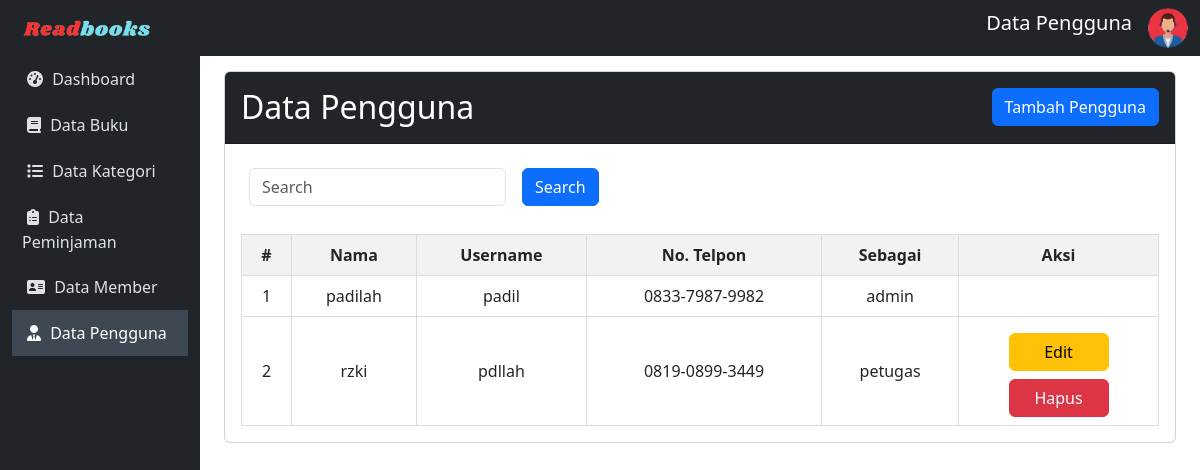
Screenshot of /admin/akun/pengguna.php with the database file from the repository.
### tables this page shows
CREATE TABLE `user` (
  `id` int(10) NOT NULL,
  `nama` varchar(50) NOT NULL,
  `username` varchar(50) NOT NULL,
  `password` varchar(50) NOT NULL,
  `no_telp` varchar(50) NOT NULL,
  `sebagai` varchar(50) NOT NULL
);

### config/config.php (called while the page is built, shortened)
<?php
$host = "127.0.0.1";
$username = "root";
$password = "";
$database_name = "ukk_padil";
$connection = mysqli_connect($host, $username, $password, $database_name);
function queryReadData($dataKategori)
{
  global $connection;
  $result = mysqli_query($connection, $dataKategori);
  $items = [];
  while ($item = mysqli_fetch_assoc($result)) {
    $items[] = $item;
  }
  return $items;
}
?>

### admin/akun/pengguna.php (the view, shortened to what this page needs)
<?php
include "../../config/config.php";
$datapengguna = queryReadData("SELECT * FROM user order by sebagai, nama ASC");
?>
<!DOCTYPE html>
<html lang="en">
<head>
    <link href="https://cdn.jsdelivr.net/npm/bootstrap@5.3.2/dist/css/bootstrap.min.css" rel="stylesheet">
</head>
<body>
    <nav class="navbar navbar-expand-lg navbar-dark sticky-top">
        <div class="container-fluid">
            <a class="navbar-brand" href="index.php"><img src="../../assets/readbook.png" width="150px"></a>
            <div class="collapse navbar-collapse" id="mynavbar">
                <ul class="navbar-nav ms-auto">
                    <li class="nav-item">
                        <span class="navbar-brand text-center">Data Pengguna</span>
                    </li>
                    <li class="nav-item">
                        <i id="profile-icon" class="bi bi-person-circle text-light" data-bs-toggle="dropdown">
                            <img src="../../assets/adminLogo.png" alt="Avatar Logo" style="width:40px;" class="rounded-pill"></i>
                    </li>
                </ul>
            </div>
        </div>
    </nav>
    <div class="container-fluid">
        <div class="row">
            <nav id="sidebar" class="col-md-3 col-lg-2 d-md-block position-fixed vh-100">
                <div class="position-sticky">
                    <ul class="nav flex-column">
                        <li class="nav-item">
                            <a class="nav-link" href="../index.php">
                               <i class="fa fa-dashboard" style="margin: 5px;"></i>
                                Dashboard
                            </a>
                        </li>
                        <li class="nav-item">
                            <a class="nav-link" href="../buku/data-buku.php">
                            <i class="fa fa-book" style="margin: 5px;"></i>
                                Data Buku
                            </a>
                        </li>
                        <li class="nav-item">
                            <a class="nav-link" href="../kategori/data-kategori.php">
                            <i class="fa fa-list" style="margin: 5px;"></i>
                                Data Kategori
                            </a>
                        </li>
                        <li class="nav-item">
                            <a class="nav-link" href="../peminjaman/data-peminjaman.php">
                            <i class="fas fa-clipboard-list" style="margin: 5px;"></i>
                                Data Peminjaman
                            </a>
                        </li>
                        <li class="nav-item">
                            <a class="nav-link" href="../member/data-member.php">
                            <i class="fa fa-address-card" style="margin: 5px;"></i>
                                Data Member
                            </a>
                        </li>
                        <li class="nav-item">
                            <a class="nav-link active" href="pengguna.php">
                            <i class="fas fa-user-tie" style="margin: 5px;"></i>
                                Data Pengguna
                            </a>
                        </li>
                    </ul>
                </div>
            </nav>
            <main id="content" class="col-md-9 ms-sm-auto col-lg-10 px-md-4">
                <div class="card">
                <div class="card-header bg-dark text-white">
                        <h2 class="mt-2">Data Pengguna
                            <button type="button" class="btn btn-primary" data-bs-toggle="modal" data-bs-target="#myModal" style="float: right;">
                                Tambah Pengguna
                            </button>
                        </h2>
                    </div>
                    <div class="card-body scrollable-card">
                        <form class="d-flex" action="" method="post">
                            <div style="display: flex;">
                                <input class="form-control m-2" type="text" name="keyword" id="keyword" placeholder="Search">
                                <button class="btn btn-primary m-2" type="submit" name="search">Search</button>
                            </div>
                        </form>
                        <table>
                            <thead>
                                <tr>
                                    <th style="width:50px;">#</th>
                                    <th>Nama</th>
                                    <th>Username</th>
                                    <th>No. Telpon</th>
                                    <th>Sebagai</th>
                                    <th style="width:200px;">Aksi</th>
                                </tr>
                            </thead>
                            <tbody>
                                <?php
                                $no = 1;
                                foreach ($datapengguna as $item) :
                                ?>
                                    <tr>
                                        <td style="width:50px;"><?= $no++; ?></td>
                                        <td><?= $item['nama']; ?></td>
                                        <td><?= $item['username']; ?></td>
                                        <td><?= $item['no_telp']; ?></td>
                                        <td><?= $item['sebagai']; ?></td>
                                        <td style="width:200px;">
                                            <?php
                                            if ($item['id'] !== '1') {
                                            ?>
                                                <a href="editAkun.php?id=<?= $item['id']; ?>" class="btn btn-warning mt-2" style="width:100px;">Edit</a>
                                                <a href="deleteAkun.php?id=<?= $item['id']; ?>" class="btn btn-danger mt-2" style="width:100px;" onclick="return confirm('Apakah Pengguna dengan Nama <?= $item['nama']; ?> ingin anda hapus?');">Hapus</a>
                                            <?php
                                            }
                                            ?>
                                        </td>
                                    </tr>
                                <?php endforeach; ?>
                            </tbody>
                        </table>
                    </div>
                </div>
            </main>
        </div>
    </div>
</body>
</html>

### admin/akun/pengguna.php (style rules this page uses)
body { font-family: 'Segoe UI', Tahoma, Geneva, Verdana, sans-serif; }
#sidebar { background-color: #212529; color: #fff; }
#content { transition: margin-left 0.5s; padding: 15px; }
.navbar { background-color: #212529; }
.navbar-brand { color: #fff; }
.nav-link { padding: 10px; text-decoration: none; color: #dee2e6; transition: background-color 0.3s, color 0.3s; }
.nav-link.active { background-color: #3d4852; color: #fff; }
table { width: 100%; border-collapse: collapse; margin-top: 20px; }
th, td { border: 1px solid #ddd; padding: 8px; text-align: center; }
th { background-color: #f2f2f2; }
.scrollable-card { max-height: 460px; overflow-y: auto; }

### rows the page displays
user: nama "padilah", username "padil", no_telp "0833-7987-9982", sebagai "admin"
user: nama "rzki", username "pdllah", no_telp "0819-0899-3449", sebagai "petugas"
